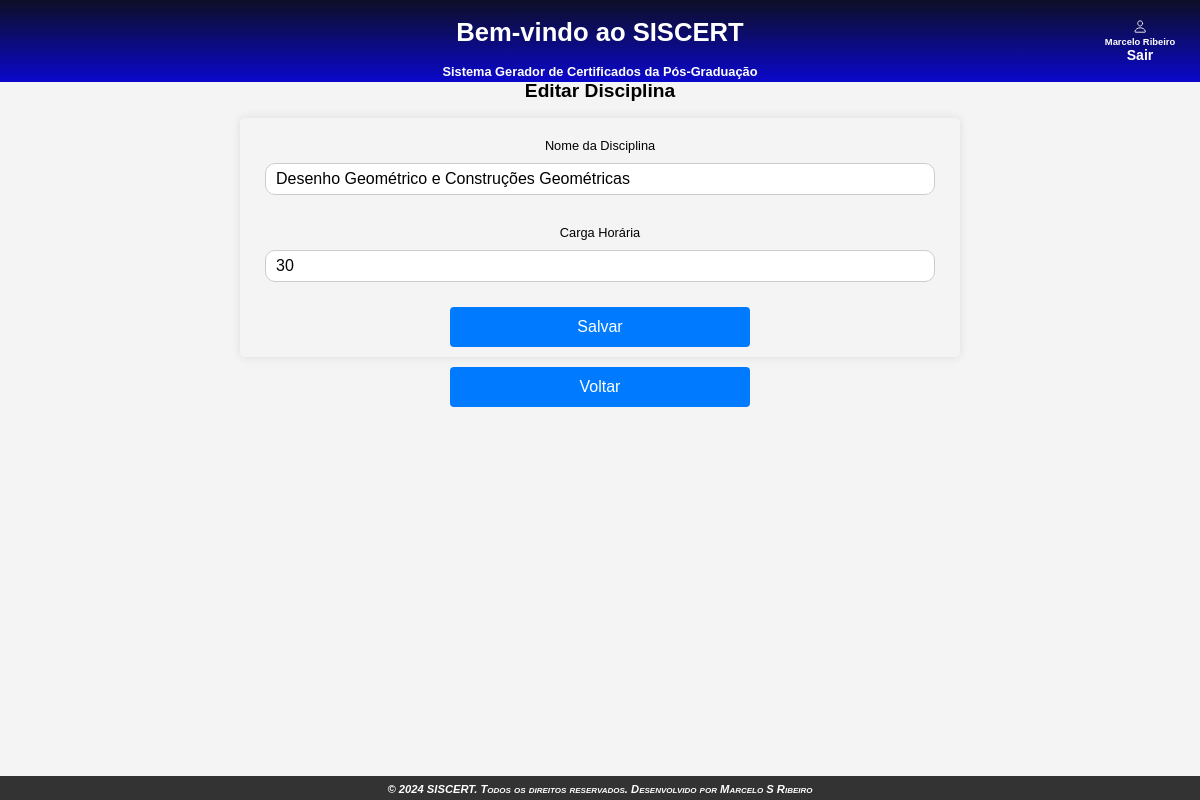
The page /app/Views/editar_disciplina?id=32&_curso=4 (signed in) on the database its author committed.
### tables this page shows
CREATE TABLE `disciplina` (
  `id_disciplina` int NOT NULL AUTO_INCREMENT,
  `name` varchar(255) NOT NULL,
  `c_h` int NOT NULL,
  `id_curso` int NOT NULL,
  `ativo` int NOT NULL,
  PRIMARY KEY (`id_disciplina`),
  KEY `id_curso_idx` (`id_curso`),
  CONSTRAINT `id_curso` FOREIGN KEY (`id_curso`) REFERENCES `curso` (`id_curso`)
);

### app/Models/Conn.php (called while the page is built, shortened)
<?php
class Conn{
    private string $db = "mysql";
    private string $host = "localhost";
    private string $user = "root";
    private string $password = "marcelo81";
    private string $database = "siscert";
    public function __construct(){
        $this->connect = $this->connect();
    }
    public function connect(){
        try{
            $this->connect = new \PDO(
                "{$this->db}:host={$this->host};dbname={$this->database}",
                $this->user,
                $this->password
            );
            return $this->connect;
        }
        catch(\PDOException $e){
            $e->getMessage();
            die('Erro: Por favor tente novamente. Banco não conectado, entre em contato com o administrador.');
        }
    }
}

### app/Controlers/DisciplinaController.php (called while the page is built, shortened)
<?php
require_once '../Models/Conn.php';
require_once '../Models/disciplina.php';
class DisciplinaController{
    private $disciplina;
    public function __construct(){
        $conn = new Conn();
        $this->disciplina = new Disciplina($conn);
    }
    public function dados($id){
        return $this->disciplina->dadosDisciplina($id);
    }
}

### app/Models/disciplina.php (called while the page is built, shortened)
<?php
require_once '../Models/Conn.php';
class disciplina extends Conn{
    private $conn;
    public function __construct(Conn $conn){
        $this->conn = $conn;
    }
    public function dadosDisciplina($id){
        $stmt = $this->conn->connect->prepare('SELECT name, c_h FROM disciplina WHERE id_disciplina = ?');
        $stmt->execute([$id]);
        return $stmt->fetch(\PDO::FETCH_ASSOC);
}
}

### app/Views/editar_disciplina.php (the view, shortened to what this page needs)
<?php
require_once '../Controlers/DisciplinaController.php';
if (isset($_GET['id'])) {
    $id = $_GET['id'];
    $curso = $_GET['_curso'];
    $disciplina = new DisciplinaController();
    $dados = $disciplina->dados($id);
}
include_once '../Views/includes/header.php';
?>
<div class="container">
    <div class="title">
        <h2>Editar Disciplina</h2>
    </div>
    <form action="" method="post" id="form">
        <div class="form-group"><br>
            <label for="nomeDisciplina">Nome da Disciplina</label><br>
            <input type="text" class="form-control" id="nomeDisciplina" name="nomeDisciplina" value="<?php echo $dados['name']; ?>" placeholder="Informe o nome da disciplina" required>
        </div>
        <div class="form-group"><br>
            <label for="cargaHoraria">Carga Horária</label><br>
            <input type="number" class="form-control" id="cargaHoraria" name="cargaHoraria" value="<?php echo $dados['c_h']; ?>" placeholder="Informe a carga horária" required>
        </div>
        <div class="col-md-5">
            <button type="submit" name="edit_disciplina" class="btn">Salvar</button>
        </div>
    </form>
    <div class="col-md-5">
        <a href="disciplinas?curso=<?php echo $curso; ?>">
            <button class="btn">Voltar</button>
        </a>
    </div>
    <?php include "../Views/includes/footer.php"; ?>

### public/css/home.css (style rules this page uses)
:root { --cor-de-fundo: #0a0a23; --cor-pontos: #ffffff; --tamanho: 5px; }
body { font-family: Arial, sans-serif; margin: 0; padding: 0; background-color: #f4f4f4; }
.container { margin-top: 7rem; overflow: auto; display: flex; flex-direction: column; align-items: center; }
button { margin-top: 10px; margin-bottom: 10px; width: 40%; height: 50px; font-size: 20px; background-color: #072c53; color: #fff; border: none; border-radius: 5px; display: block; margin-left: auto; margin-right: auto; cursor: pointer; transition: all 0.2s ease-in-out; }
.btn { width: 100%; padding: 10px; background-color: #007bff; border: none; border-radius: 4px; color: #fff; font-size: 16px; cursor: pointer; margin-top: 10px; text-align: center; display: inline-block; }
a { text-decoration: none; display: block; }
a .btn { display: block; width: 100%; }
.col-md-5 { width: 300px; margin: auto; text-align: center; }
form { width: 50%; max-height: 550px; border-radius: 5px; border-collapse: collapse; margin: auto; box-shadow: 0 0 10px rgba(0, 0, 0, 0.1); overflow-x: auto; font-size: 18px; }
form input { height: 20px; border: 1px solid #ccc; border-radius: 10px; padding: 10px; font-size: 16px; margin: 10px 10px 10px 10px; }
.form-control { width: 90%; }
.form-group { margin: 10px auto; text-align: center; }
@media (max-width: 1366px) { body { font-size: 0.8rem; } }
@media (max-width: 1366px) { .container { margin-top: 4rem; } }
@media (max-width: 1366px) { form { width: 60%; max-height: 500px; font-size: 0.8rem; } }
@media (max-width: 1366px) { form input { height: 10px; font-size: 1rem; } }
@media (max-width: 1366px) { button { font-size: medium; width: 100%; height: 40px; } }
@media (max-width: 1366px) { .form-group { margin: 5px auto; } }

### rows shown on the page
disciplina: nomeDisciplina "Desenho Geométrico e Construções Geométricas", cargaHoraria "30"

### other values the page prints
$_SESSION['nome'] "Marcelo Ribeiro"
